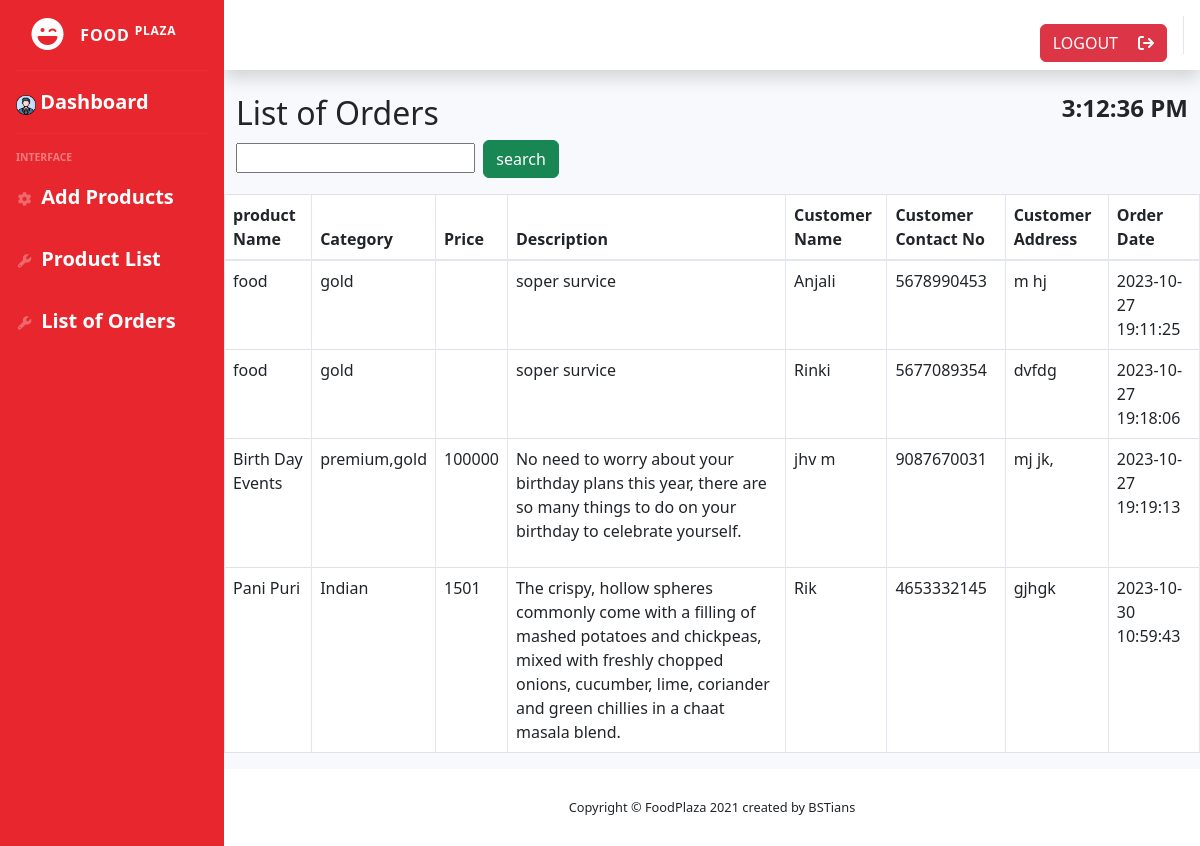
Page /food_delivery/food_delivery/admin/food_orders.php (signed in) on the committed database.
### tables this page shows
CREATE TABLE `book_order` (
  `id` int(11) NOT NULL,
  `pname` varchar(500) NOT NULL,
  `category` varchar(500) NOT NULL,
  `price` varchar(500) NOT NULL,
  `description` varchar(500) NOT NULL,
  `cname` varchar(500) NOT NULL,
  `contact_number` varchar(500) NOT NULL,
  `customer_address` text NOT NULL,
  `odate` varchar(500) NOT NULL
);

### food_delivery/food_delivery/admin/food_orders.php (the view, shortened to what this page needs)
<!DOCTYPE html>
<html lang="en">
<head>
    <link href="assets/vendor/fontawesome-free/assets/css/all.min.css" rel="stylesheet" type="text/css">
    <link href="assets/css/sb-admin-2.min.css" rel="stylesheet">
<link href="https://cdn.jsdelivr.net/npm/bootstrap@5.3.0/dist/css/bootstrap.min.css" rel="stylesheet">
</head>
<body id="page-top">
    <div id="wrapper">
        <?php include("include/sidebar.php");?>
        <div id="content-wrapper" class="d-flex flex-column">
            <div id="content">
                <?php include("include/topbar.php");?>
<div class="container-fluid">
<div class ="row">
<div class="col-md-6"><h2 >List of Orders</h2></div>
<div class="col-md-6">
<h4 class="font-weight-bold text-dark" style="text-align: right;" id="test"></h4>
</div>
<form action="" method ="POST">
<p><input type="text" name = "search" > &nbsp;<input type="submit" value="search" class = "btn btn-success"></p>
</form>
<table class="table table-bordered">
<thead>
<tr>
<th>product Name</th>
<th>Category</th>
<th>Price</th>
<th>Description</th>
<th>Customer Name</th>
<th>Customer Contact No</th>
<th>Customer Address</th>
<th>Order Date</th>
</tr>
</thead>
<tbody>
<?php
include("include/db.php");
if(isset($_POST['search']) && ($_POST['search'])==!""){
$s= ($_POST['search']);
$select = "SELECT * FROM book_order WHERE pname LIKE '$s%'";}
else {
$select = "SELECT * FROM book_order";
}
$result = $connection->query($select);
if($result->num_rows){
while($row = $result->fetch_assoc()){ ?>
<tr>
<td><?php echo $row['pname']; ?></td>
<td><?php echo $row['category']; ?></td>
<td><?php echo $row['price']; ?></td>
<td><?php echo $row['description']; ?></td>
<td><?php echo $row['cname']; ?></td>
<td><?php echo $row['contact_number']; ?></td>
<td><?php echo $row['customer_address']; ?></td>
<td><?php echo date('Y-m-d H:i:s', $row['odate']); ?></td>
</tr>
<?php } }else { ?>
<tr>
<th style="text-align: center;" colspan="6">Sorry  ,no data exist for your search</th>
</tr>
<?php } ?>
</tbody>
</table>
</div>
</div>
            <?php include("include/footer.php");?>
</body>
</html>

### food_delivery/food_delivery/admin/include/sidebar.php
<ul class="navbar-nav  sidebar sidebar-dark accordion" id="accordionSidebar" style="background-color: #e7272d!important;">
            <a class="sidebar-brand d-flex align-items-center justify-content-center" href="index.html">
                <div class="sidebar-brand-icon rotate-n-35">
                    <i class="fas fa-laugh-wink"></i>
                </div>
                <div class="sidebar-brand-text mx-3">Food <sup>Plaza</sup></div>
            </a>
            <hr class="sidebar-divider my-0">
            <li class="nav-item active">
                <a class="nav-link" href="blank.php" style="color: #fff; ">
                    <img src="profile.png" alt="" style="width:20px; height:20px;" class="img">
                    <span style="font-size: 20px;">Dashboard</span></a>
            </li>
            <hr class="sidebar-divider" >
            <div class="sidebar-heading">
                Interface
            </div>
            <li class="nav-item">
                <a class="nav-link collapsed" href="index.php" style="color: #fff; " >
                    <i class="fas fa-fw fa-cog"></i>
                    <span><b style="font-size: 20px;">Add Products </b></span>
                </a>
            </li>
            <li class="nav-item">
                <a class="nav-link collapsed" href="list.php" style="color: #fff; " >
                    <i class="fas fa-fw fa-wrench"></i>
                    <span><b style="font-size: 20px;" >Product List</b></span>
                </a>
            </li>
            <li class="nav-item">
                <a class="nav-link collapsed" href="food_orders.php" style="color: #fff; " >
                    <i class="fas fa-fw fa-wrench"></i>
                    <span><b style="font-size: 20px;" >List of Orders</b></span>
                </a>
            </li>
        </ul>

### food_delivery/food_delivery/admin/include/topbar.php (shortened to what this page needs)
<nav class="navbar navbar-expand navbar-light bg-white topbar mb-4 static-top shadow">
                    <ul class="navbar-nav ml-auto">
                        <li style="margin-top:15px"><a href="logout.php" class="btn btn-danger">LOGOUT<i class="fa-solid fa-arrow-right-from-bracket" style="padding-left:20px"></i></a></li>
                    </ul>
                </nav>

### food_delivery/food_delivery/admin/include/footer.php (shortened to what this page needs)
<footer class="sticky-footer bg-white">
                <div class="container my-auto">
                    <div class="copyright text-center my-auto">
                        <span> Copyright &copy; FoodPlaza 2021 created by BSTians</span>
                    </div>
                </div>
            </footer>
        </div>
    </div>

### rows in the picture
book_order: pname "food", category "gold", description "soper survice", cname "Anjali", contact_number "5678990453", customer_address "m hj", odate "2023-10-27 19:11:25"
book_order: pname "food", category "gold", description "soper survice", cname "Rinki", contact_number "5677089354", customer_address "dvfdg", odate "2023-10-27 19:18:06"
book_order: pname "Birth Day Events", category "premium,gold", price "100000", description "No need to worry about your birthday plans this year, there are so many things to do on your birthday to celebrate yourself.", cname "jhv m", contact_number "9087670031", customer_address "mj jk,", odate "2023-10-27 19:19:13"
book_order: pname "Pani Puri", category "Indian", price "1501", description "The crispy, hollow spheres commonly come with a filling of mashed potatoes and chickpeas, mixed with freshly chopped onions, cucumber, lime, coriander and green chillies in a chaat masala blend.", cname "Rik", contact_number "4653332145", customer_address "gjhgk", odate "2023-10-30 10:59:43"
